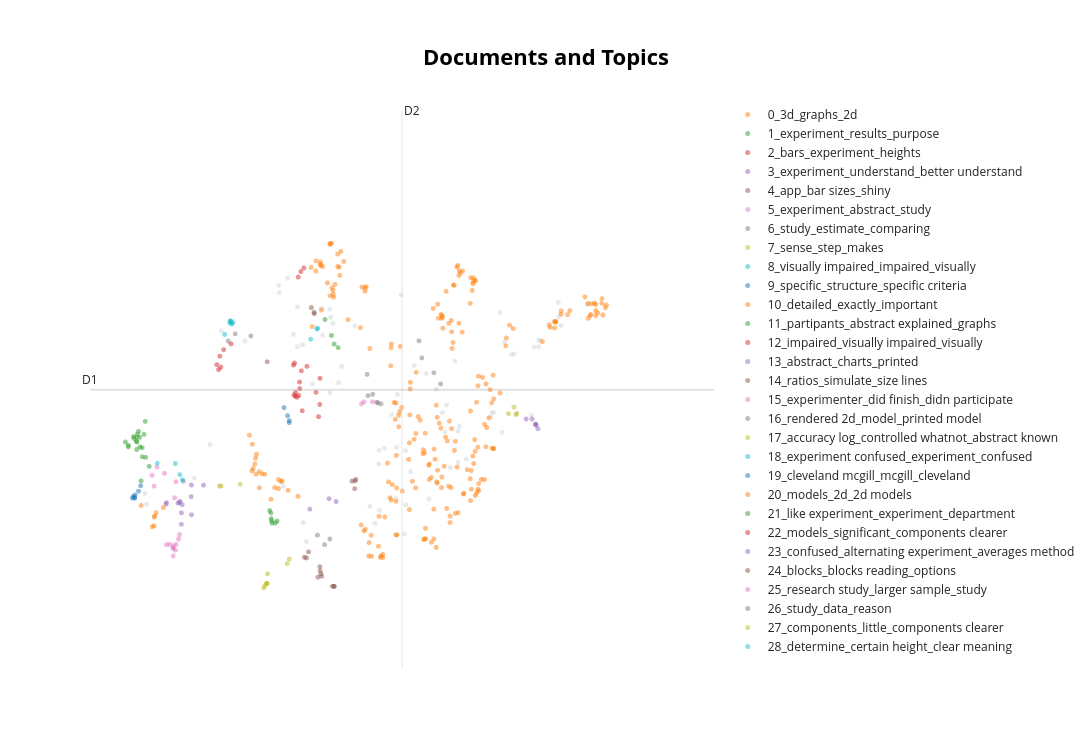

Here is the notebook cell this chart was saved with:
### Code cell
topic_model.visualize_documents(q1, hide_annotations=True)
